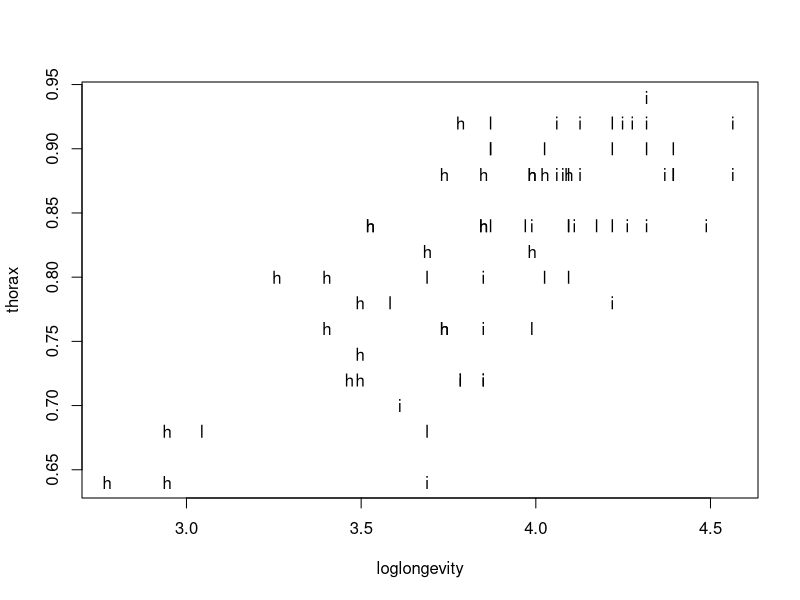
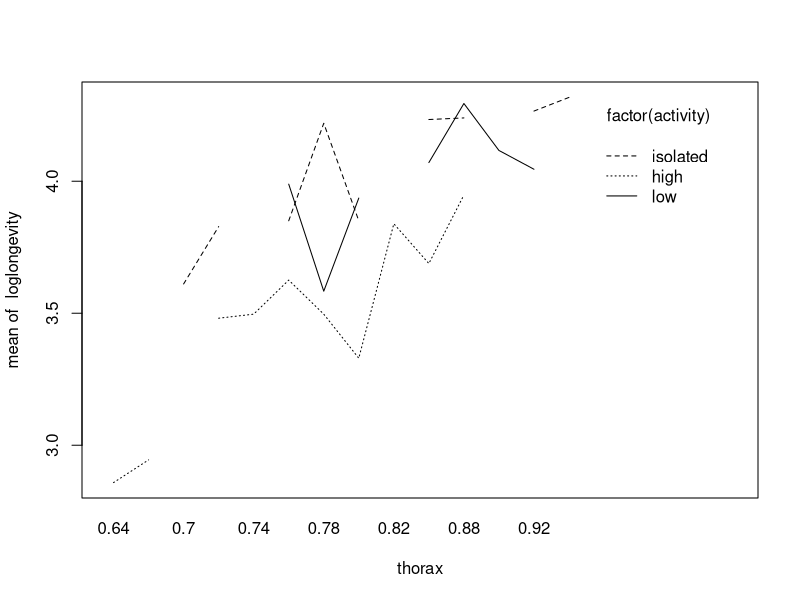
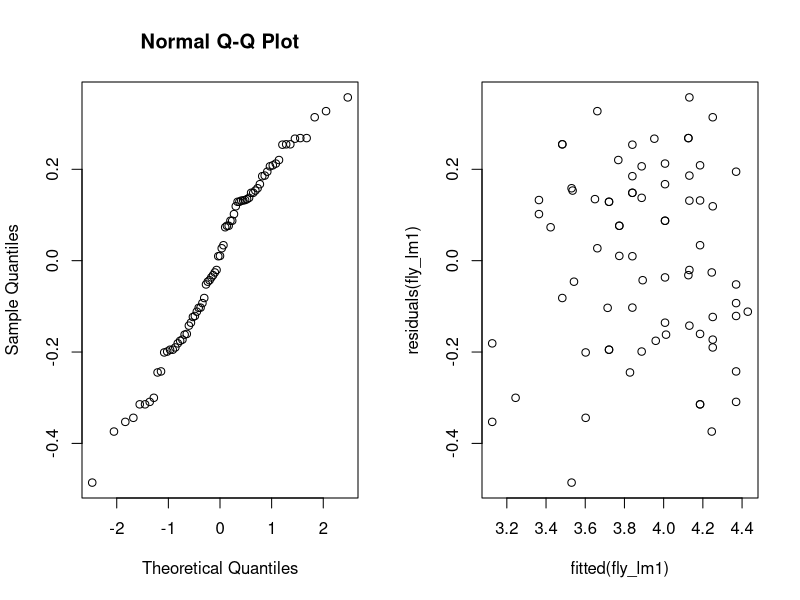
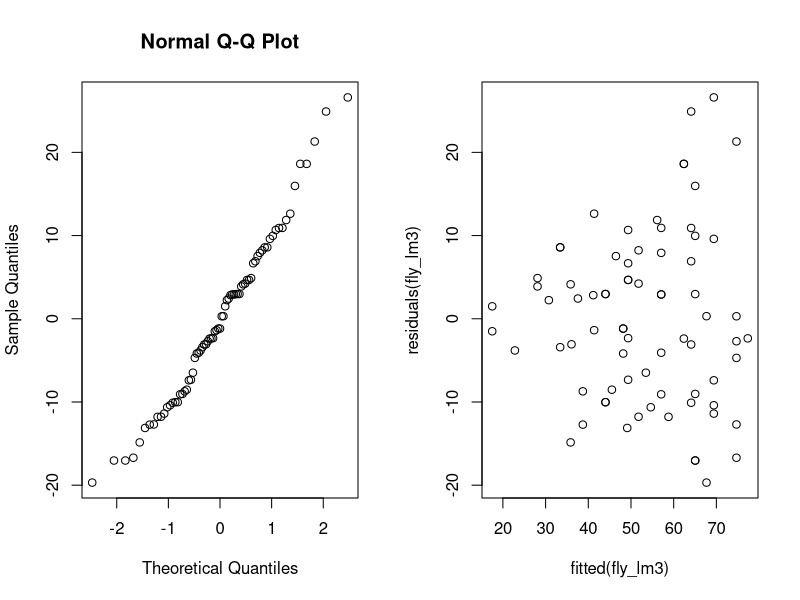

Write the R code that produced these figures, in order.
## ---- chunk 1
fly_data <- read.table("fruitflies.txt", header=TRUE)
fly_data$loglongevity <- log(fly_data$longevity)
with(fly_data, plot(loglongevity, thorax, pch=as.character(activity)))
## ---- chunk 2
fly_lm <- lm(loglongevity ~ activity, data=fly_data)
res <- anova(fly_lm); res
## ---- chunk 3
coef <- summary(fly_lm)$coefficients[, "Estimate"]; coef
## ---- chunk 4
fly_lm1 <- lm(loglongevity~factor(activity) + thorax, data = fly_data)
drop1(fly_lm1, test="F")
## ---- chunk 5
coef <- summary(fly_lm1)$coefficients[, "Estimate"]; coef
## ---- chunk 6
with(fly_data, {
  interaction.plot(thorax, factor(activity), loglongevity)
})
## ---- chunk 7
fly_lm2 <- lm(loglongevity~factor(activity) * thorax, data = fly_data)
anova(fly_lm2)
## ---- chunk 8
par(mfrow=c(1, 2))
qqnorm(residuals(fly_lm1))
plot(fitted(fly_lm1), residuals(fly_lm1))
## ---- chunk 9
fly_lm3 <- lm(longevity~factor(activity) + thorax, data = fly_data)
res <- drop1(fly_lm3, test="F")
par(mfrow=c(1, 2))
qqnorm(residuals(fly_lm3))
plot(fitted(fly_lm3), residuals(fly_lm3))
